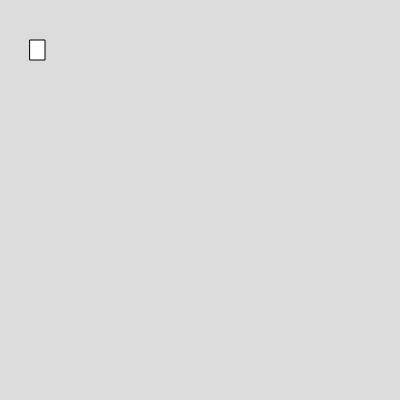
Frame 1 (no input)
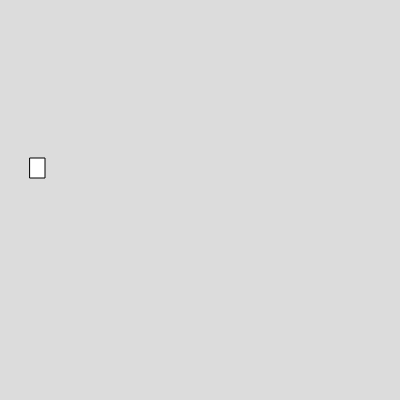
Frame 60 (no input)
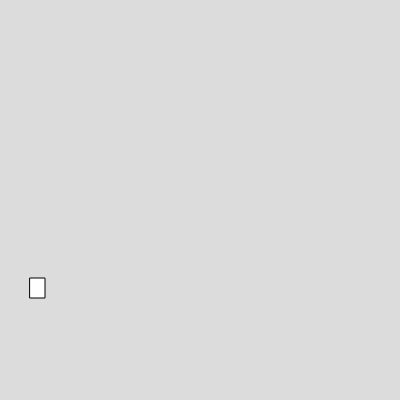
Frame 120 (the mouse pressed at the canvas centre since frame 60)

The p5.js sketch that drew these frames (run headless with seeded random() and noise() and a simulated clock; from frame 60 on, the mouse is pressed at the canvas centre):

// p5.js sketch
// ── sketch.js
var box1
function setup() 
{
  createCanvas(400, 400);
  box1=new Box(30, 40, 15, 20, 2, 2)
}

function draw() 
{
  background(220);
box1.show()
box1.movey()
}


// ── box.js
class Box {
  constructor(x, y, w, h, vx, vy) {
    this.x = x;
    this.y = y;
    this.w = w;
    this.h = h;
    this.vx = vx;
    this.vy = vy;
  }

  show() {
    rect(this.x, this.y, this.w, this.h)
  }

  move() {
    this.x = this.x + this.vx;
  }
  movey() {
    this.y = this.y + this.vy;
  }
}
